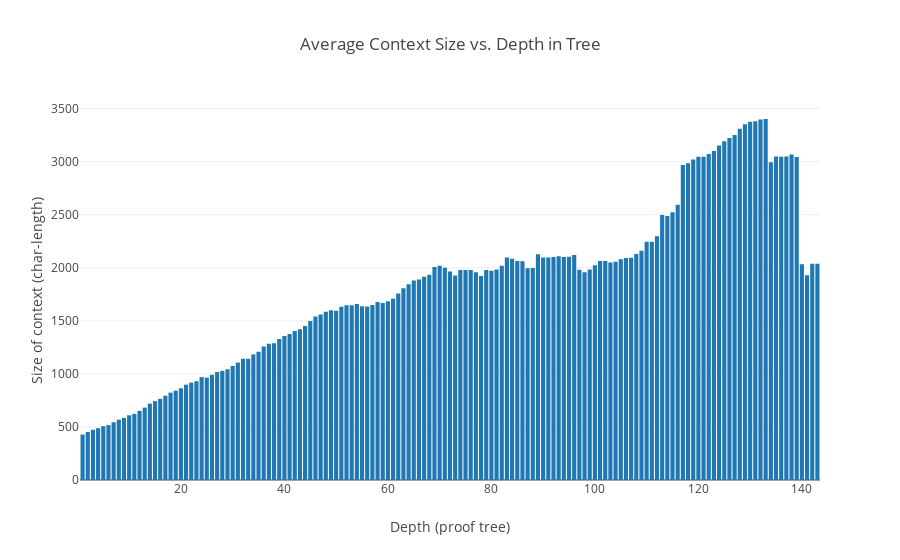

The code cell stored with this chart in its notebook:
### Code cell
import plotly
import plotly.plotly as py
import plotly.graph_objs as go

avg_depth_ctx_size = tactr_stats.avg_depth_size(DepthMode.CHAR_CTX).items()
data = [go.Bar(x=[p[0] for p in avg_depth_ctx_size], y=[p[1] for p in avg_depth_ctx_size])]

layout = go.Layout(
    title='Average Context Size vs. Depth in Tree',
    xaxis=dict(
        title='Depth (proof tree)'
    ),
    yaxis=dict(
        title='Size of context (char-length)',
    ),
)
fig = go.Figure(data=data, layout=layout)
plotly.offline.init_notebook_mode(connected=True)
plotly.offline.iplot(fig, filename='average-context-size')

### Figure 1 — Plotly figure (JSON) as saved in the notebook; plotly's stock layout.template omitted (floating-point values rounded to 4 significant figures; data arrays with more than 128 entries replaced by an {"elided": "..."} marker saying what was removed)
{"data": [{"type": "bar", "x": {"elided": "143 int values"}, "y": {"elided": "143 float values"}}], "layout": {"title": "Average Context Size vs. Depth in Tree", "xaxis": {"title": "Depth (proof tree)"}, "yaxis": {"title": "Size of context (char-length)"}}}
